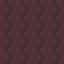

This is a level from a 2D game, rendered from its Tiled map with the project's own tilesets. A one-line summary and the complete map file follow:
An orthogonal 2x2 tile map with 32x32 px tiles, 1 tile layer (Assembly), 3 tilesets.

<map version="1.10" orientation="orthogonal" renderorder="right-down" width="2" height="2" tilewidth="32" tileheight="32" infinite="0" nextlayerid="2" nextobjectid="1">
  <tileset firstgid="1" source="../floors.tsx" />
  <tileset firstgid="321" source="../walls.tsx" />
  <tileset firstgid="961" source="../architecture.tsx" />
  <layer id="1" name="Assembly" width="2" height="2">
    <data encoding="csv">
35,36,
51,52
</data>
  </layer>
</map>
